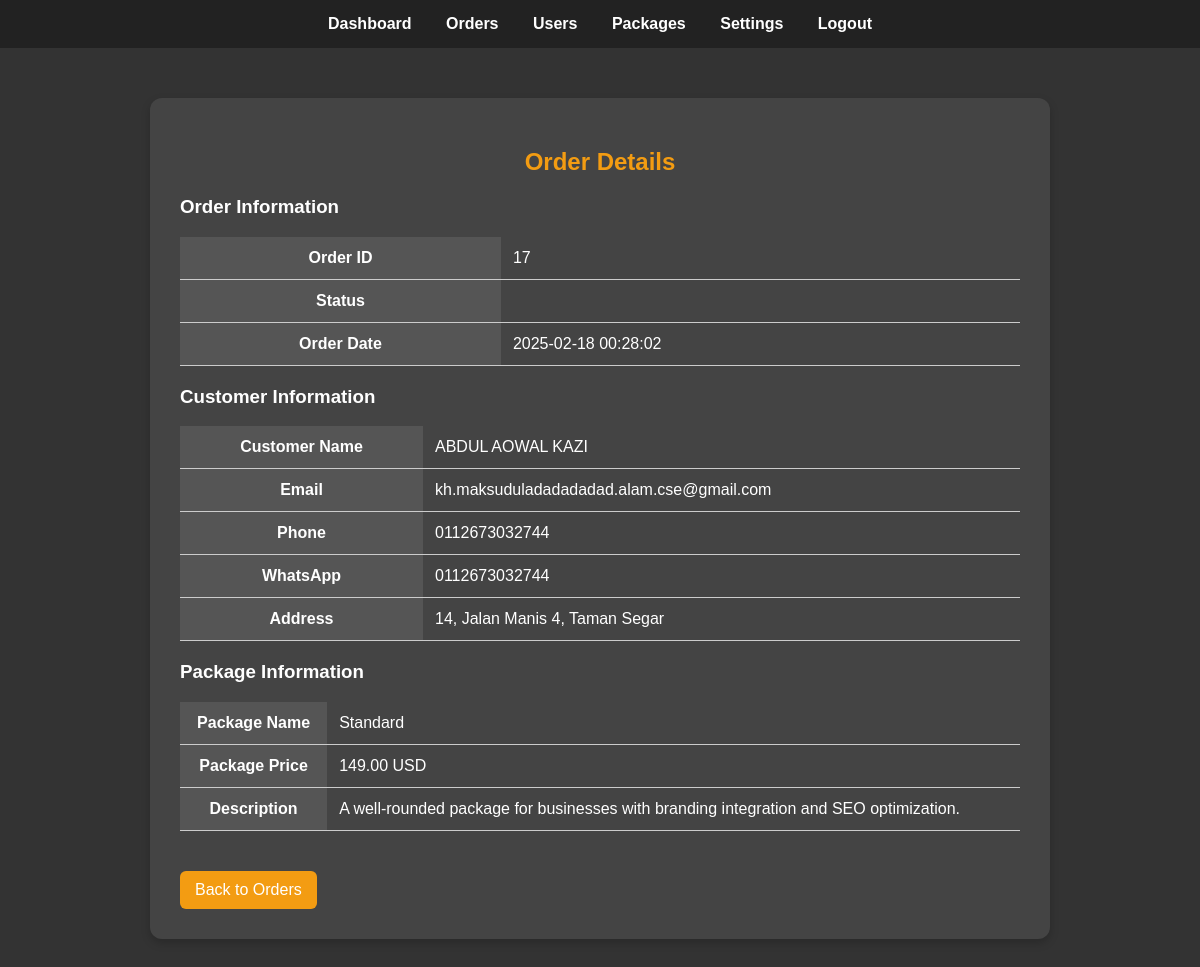
The app's page /admin/view_order.php?id=17 (signed in) with its own data.
### tables this page shows
CREATE TABLE `orders` (
  `id` int(11) NOT NULL,
  `customer_id` int(11) NOT NULL,
  `domain_name` varchar(255) NOT NULL,
  `package_id` int(11) NOT NULL,
  `order_date` timestamp NOT NULL DEFAULT current_timestamp(),
  `total_amount` decimal(10,2) NOT NULL
);

CREATE TABLE `customers` (
  `id` int(11) NOT NULL,
  `full_name` varchar(255) NOT NULL,
  `email` varchar(255) NOT NULL,
  `phone` varchar(50) DEFAULT NULL,
  `whatsapp` varchar(50) DEFAULT NULL,
  `address` text DEFAULT NULL
);

CREATE TABLE `packages` (
  `id` int(11) NOT NULL,
  `name` varchar(100) NOT NULL,
  `price` decimal(10,2) NOT NULL,
  `description` text NOT NULL,
  `features` text NOT NULL
);

### admin/view_order.php (the view, shortened to what this page needs)
<?php
include('header.php');
include('config.php');
if (isset($_GET['id'])) {
    $order_id = $_GET['id'];
    $stmt = $pdo->prepare("SELECT * FROM orders WHERE id = :id");
    $stmt->execute(['id' => $order_id]);
    $order = $stmt->fetch();
    $stmt_customer = $pdo->prepare("SELECT * FROM customers WHERE id = :id");
    $stmt_customer->execute(['id' => $order['customer_id']]);
    $customer = $stmt_customer->fetch();
    $stmt_package = $pdo->prepare("SELECT * FROM packages WHERE id = :id");
    $stmt_package->execute(['id' => $order['package_id']]);
    $package = $stmt_package->fetch();
}
?>
<!DOCTYPE html>
<html lang="en">
<head>
    <link rel="stylesheet" href="style.css">
</head>
<body>
<div class="container">
    <h2>Order Details</h2>
    <div class="order-details">
        <h3>Order Information</h3>
        <table>
            <tr>
                <th>Order ID</th>
                <td><?php echo $order['id']; ?></td>
            </tr>
            <tr>
                <th>Status</th>
                <td><?php echo $order['status']; ?></td>
            </tr>
            <tr>
                <th>Order Date</th>
                <td><?php echo $order['order_date']; ?></td>
            </tr>
        </table>
    </div>
    <div class="customer-details">
        <h3>Customer Information</h3>
        <table>
            <tr>
                <th>Customer Name</th>
                <td><?php echo $customer['full_name']; ?></td>
            </tr>
            <tr>
                <th>Email</th>
                <td><?php echo $customer['email']; ?></td>
            </tr>
            <tr>
                <th>Phone</th>
                <td><?php echo $customer['phone']; ?></td>
            </tr>
            <tr>
                <th>WhatsApp</th>
                <td><?php echo $customer['whatsapp']; ?></td>
            </tr>
            <tr>
                <th>Address</th>
                <td><?php echo $customer['address']; ?></td>
            </tr>
        </table>
    </div>
    <div class="package-details">
        <h3>Package Information</h3>
        <table>
            <tr>
                <th>Package Name</th>
                <td><?php echo $package['name']; ?></td>
            </tr>
            <tr>
                <th>Package Price</th>
                <td><?php echo $package['price']; ?> USD</td>
            </tr>
            <tr>
                <th>Description</th>
                <td><?php echo $package['description']; ?></td>
            </tr>
        </table>
    </div>
    <a href="orders.php" class="btn-back">Back to Orders</a>
</div>
</body>
</html>

### admin/style.css (style rules this page uses)
body { font-family: Arial, sans-serif; background-color: #333; color: white; margin: 0; padding: 0; }
.container { padding: 20px; }

### admin/view_order.php (style rules this page uses)
body { font-family: Arial, sans-serif; background-color: #333; color: #fff; margin: 0; padding: 0; }
.container { width: 70%; margin: 50px auto; padding: 30px; background-color: #444; border-radius: 12px; box-shadow: 0 4px 10px rgba(0, 0, 0, 0.2); }
h2 { text-align: center; color: #f39c12; }
.order-details, .customer-details, .package-details { margin: 20px 0; }
.order-details table, .customer-details table, .package-details table { width: 100%; border-collapse: collapse; }
.order-details th, .customer-details th, .package-details th, .order-details td, .customer-details td, .package-details td { padding: 12px; border-bottom: 1px solid #ccc; }
.order-details th, .customer-details th, .package-details th { background-color: #555; color: #fff; }
.order-details td, .customer-details td, .package-details td { background-color: #444; }
.btn-back { display: inline-block; padding: 10px 15px; background-color: #f39c12; color: white; text-decoration: none; border-radius: 6px; margin-top: 20px; }

### records on screen
orders: id "17", order_date "2025-02-18 00:28:02"
customers: full_name "ABDUL AOWAL KAZI", email "kh.maksuduladadadadad.alam.cse@gmail.com", phone "0112673032744", whatsapp "0112673032744", address "14, Jalan Manis 4, Taman Segar"
packages: name "Standard", price "149.00", description "A well-rounded package for businesses with branding integration and SEO optimization."
